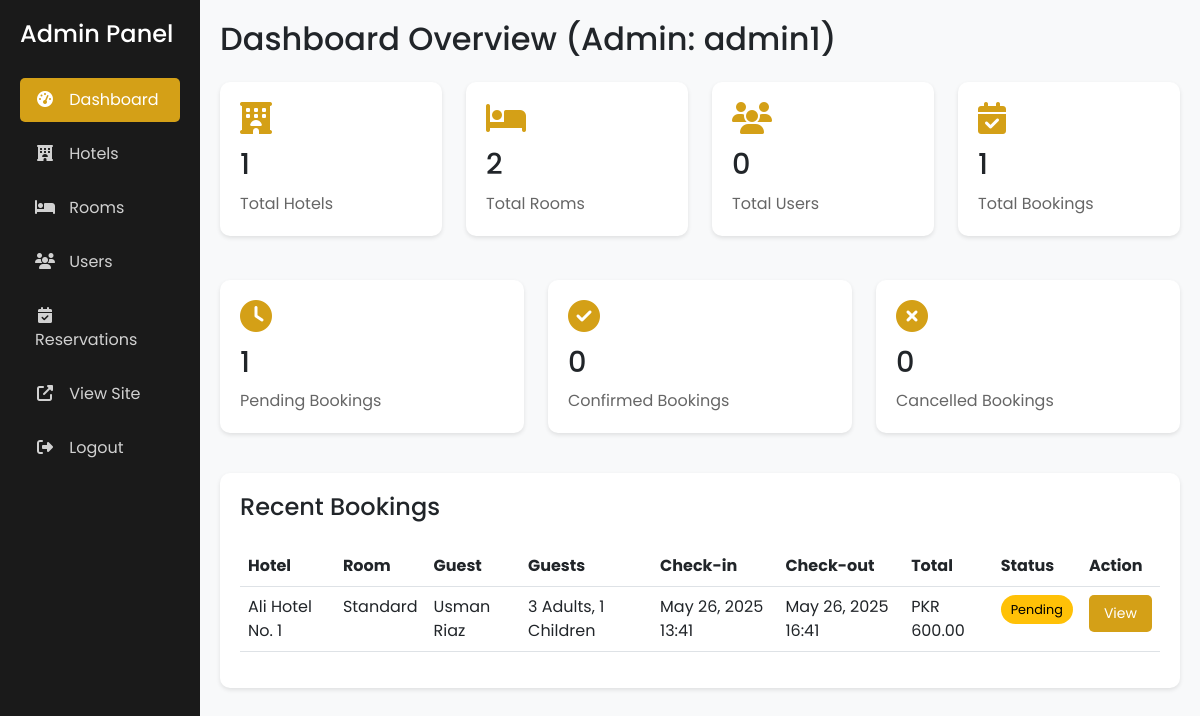
Page /admin/dashboard.php (signed in) on the committed database.
### tables this page shows
CREATE TABLE `bookings` (
  `id` int(11) NOT NULL,
  `user_id` int(11) NOT NULL,
  `hotel_id` int(11) NOT NULL,
  `room_id` int(11) NOT NULL,
  `check_in_date` datetime NOT NULL,
  `check_out_date` datetime NOT NULL,
  `adults` int(11) NOT NULL,
  `children` int(11) NOT NULL,
  `total_price` decimal(10,2) NOT NULL,
  `booking_status` enum('pending','confirmed','cancelled') DEFAULT 'pending',
  `created_at` timestamp NOT NULL DEFAULT current_timestamp(),
  `status` varchar(20) DEFAULT 'pending',
  `check_in` datetime DEFAULT NULL,
  `check_out` datetime DEFAULT NULL
);

CREATE TABLE `hotels` (
  `id` int(11) NOT NULL,
  `name` varchar(100) NOT NULL,
  `description` text DEFAULT NULL,
  `address` text NOT NULL,
  `city` varchar(50) NOT NULL,
  `phone` varchar(20) DEFAULT NULL,
  `email` varchar(100) DEFAULT NULL,
  `website` varchar(100) DEFAULT NULL,
  `image_url` varchar(255) DEFAULT NULL,
  `created_at` timestamp NOT NULL DEFAULT current_timestamp(),
  `updated_at` timestamp NOT NULL DEFAULT current_timestamp() ON UPDATE current_timestamp(),
  `vendor_id` int(11) NOT NULL
);

CREATE TABLE `rooms` (
  `id` int(11) NOT NULL,
  `hotel_id` int(11) NOT NULL,
  `room_type` enum('standard','deluxe','suite','presidential_suite') NOT NULL,
  `description` text DEFAULT NULL,
  `price_per_night` decimal(10,2) NOT NULL,
  `capacity` int(11) NOT NULL,
  `image_url` varchar(255) DEFAULT NULL,
  `amenities` text DEFAULT NULL,
  `status` enum('available','booked','maintenance') DEFAULT 'available',
  `created_at` timestamp NOT NULL DEFAULT current_timestamp(),
  `updated_at` timestamp NOT NULL DEFAULT current_timestamp() ON UPDATE current_timestamp()
);

CREATE TABLE `users` (
  `id` int(11) NOT NULL,
  `username` varchar(50) NOT NULL,
  `email` varchar(100) NOT NULL,
  `password` varchar(255) NOT NULL,
  `role` enum('admin','user') DEFAULT 'user',
  `created_at` timestamp NOT NULL DEFAULT current_timestamp(),
  `first_name` varchar(50) NOT NULL,
  `last_name` varchar(50) NOT NULL,
  `phone` varchar(20) DEFAULT NULL,
  `address` text DEFAULT NULL,
  `vendor_id` int(11) NOT NULL DEFAULT 0
);

### admin/dashboard.php (the view, shortened to what this page needs)
<?php
require_once '../config/database.php';
$stats = array();
$user_id = $_SESSION['user_id'];
$stmt = mysqli_prepare($conn, "SELECT COUNT(*) as total FROM hotels WHERE vendor_id = ?");
mysqli_stmt_bind_param($stmt, "i", $user_id);
mysqli_stmt_execute($stmt);
$result = mysqli_stmt_get_result($stmt);
if ($result) {
    $stats['hotels'] = mysqli_fetch_assoc($result)['total'] ?? 0;
} else {
    $stats['hotels'] = 0;
    error_log("Error fetching total hotels: " . mysqli_error($conn));
}
$stmt = mysqli_prepare($conn, "SELECT COUNT(*) as total FROM rooms r JOIN hotels h ON r.hotel_id = h.id WHERE h.vendor_id = ?");
mysqli_stmt_bind_param($stmt, "i", $user_id);
mysqli_stmt_execute($stmt);
$result = mysqli_stmt_get_result($stmt);
if ($result) {
    $stats['rooms'] = mysqli_fetch_assoc($result)['total'] ?? 0;
} else {
    $stats['rooms'] = 0;
    error_log("Error fetching total rooms: " . mysqli_error($conn));
}
$stmt = mysqli_prepare($conn, "SELECT COUNT(*) as total FROM users WHERE role != 'admin' AND vendor_id = ?");
mysqli_stmt_bind_param($stmt, "i", $user_id);
mysqli_stmt_execute($stmt);
$result = mysqli_stmt_get_result($stmt);
if ($result) {
    $stats['users'] = mysqli_fetch_assoc($result)['total'] ?? 0;
} else {
    $stats['users'] = 0;
    error_log("Error fetching total users: " . mysqli_error($conn));
}
$stmt = mysqli_prepare($conn, "SELECT COUNT(*) as total FROM bookings b JOIN hotels h ON b.hotel_id = h.id WHERE h.vendor_id = ?");
mysqli_stmt_bind_param($stmt, "i", $user_id);
mysqli_stmt_execute($stmt);
$result = mysqli_stmt_get_result($stmt);
if ($result) {
    $stats['bookings'] = mysqli_fetch_assoc($result)['total'] ?? 0;
} else {
    $stats['bookings'] = 0;
    error_log("Error fetching total bookings: " . mysqli_error($conn));
}
$stmt = mysqli_prepare($conn, "SELECT COUNT(*) as total FROM bookings b JOIN hotels h ON b.hotel_id = h.id WHERE h.vendor_id = ? AND b.booking_status = 'pending'");
mysqli_stmt_bind_param($stmt, "i", $user_id);
mysqli_stmt_execute($stmt);
$result = mysqli_stmt_get_result($stmt);
if ($result) {
    $stats['pending_bookings'] = mysqli_fetch_assoc($result)['total'] ?? 0;
} else {
    $stats['pending_bookings'] = 0;
    error_log("Error fetching pending bookings: " . mysqli_error($conn));
}
$stmt = mysqli_prepare($conn, "SELECT COUNT(*) as total FROM bookings b JOIN hotels h ON b.hotel_id = h.id WHERE h.vendor_id = ? AND b.booking_status = 'confirmed'");
mysqli_stmt_bind_param($stmt, "i", $user_id);
mysqli_stmt_execute($stmt);
$result = mysqli_stmt_get_result($stmt);
if ($result) {
    $stats['confirmed_bookings'] = mysqli_fetch_assoc($result)['total'] ?? 0;
} else {
    $stats['confirmed_bookings'] = 0;
    error_log("Error fetching confirmed bookings: " . mysqli_error($conn));
}
$stmt = mysqli_prepare($conn, "SELECT COUNT(*) as total FROM bookings b JOIN hotels h ON b.hotel_id = h.id WHERE h.vendor_id = ? AND b.booking_status = 'cancelled'");
mysqli_stmt_bind_param($stmt, "i", $user_id);
mysqli_stmt_execute($stmt);
$result = mysqli_stmt_get_result($stmt);
if ($result) {
    $stats['cancelled_bookings'] = mysqli_fetch_assoc($result)['total'] ?? 0;
} else {
    $stats['cancelled_bookings'] = 0;
    error_log("Error fetching cancelled bookings: " . mysqli_error($conn));
}
$stmt = mysqli_prepare($conn, "
    SELECT b.*, r.room_type, h.name as hotel_name, u.first_name, u.last_name, b.booking_status
    FROM bookings b
    JOIN rooms r ON b.room_id = r.id
    JOIN hotels h ON b.hotel_id = h.id
    JOIN users u ON b.user_id = u.id
    WHERE h.vendor_id = ?
    ORDER BY b.created_at DESC
    LIMIT 5
");
mysqli_stmt_bind_param($stmt, "i", $user_id);
mysqli_stmt_execute($stmt);
$recent_bookings = mysqli_stmt_get_result($stmt) ?: [];
 ?>
<!DOCTYPE html>
<html lang="en">
<head>
    <link href="https://cdn.jsdelivr.net/npm/bootstrap@5.3.0/dist/css/bootstrap.min.css" rel="stylesheet">
    <link rel="stylesheet" href="https://cdnjs.cloudflare.com/ajax/libs/font-awesome/6.4.2/css/all.min.css">
</head>
<body>
    <div class="container-fluid">
        <div class="row">
            <div class="col-md-3 col-lg-2 sidebar">
                <h4 class="mb-4">Admin Panel</h4>
                <nav class="nav flex-column">
                    <a class="nav-link active" href="dashboard.php"><i class="fas fa-tachometer-alt"></i> Dashboard</a>
                    <a class="nav-link" href="hotels.php"><i class="fas fa-hotel"></i> Hotels</a>
                    <a class="nav-link" href="rooms.php"><i class="fas fa-bed"></i> Rooms</a>
                    <a class="nav-link" href="users.php"><i class="fas fa-users"></i> Users</a>
                    <a class="nav-link" href="reservations.php"><i class="fas fa-calendar-check"></i> Reservations</a>
                    <a class="nav-link" href="../index.php" target="_blank"><i class="fas fa-external-link-alt"></i> View Site</a>
                    <a class="nav-link" href="../logout.php"><i class="fas fa-sign-out-alt"></i> Logout</a>
                </nav>
            </div>
            <div class="col-md-9 col-lg-10 main-content">
                <h2 class="mb-4">Dashboard Overview (Admin: <?php echo htmlspecialchars($_SESSION['username']); ?>)</h2>
                <div class="row">
                    <div class="col-md-3">
                        <div class="stat-card">
                            <i class="fas fa-hotel"></i>
                            <h3><?php echo htmlspecialchars($stats['hotels']); ?></h3>
                            <p>Total Hotels</p>
                        </div>
                    </div>
                    <div class="col-md-3">
                        <div class="stat-card">
                            <i class="fas fa-bed"></i>
                            <h3><?php echo htmlspecialchars($stats['rooms']); ?></h3>
                            <p>Total Rooms</p>
                        </div>
                    </div>
                    <div class="col-md-3">
                        <div class="stat-card">
                            <i class="fas fa-users"></i>
                            <h3><?php echo htmlspecialchars($stats['users']); ?></h3>
                            <p>Total Users</p>
                        </div>
                    </div>
                    <div class="col-md-3">
                        <div class="stat-card">
                            <i class="fas fa-calendar-check"></i>
                            <h3><?php echo htmlspecialchars($stats['bookings']); ?></h3>
                            <p>Total Bookings</p>
                        </div>
                    </div>
                </div>
                <div class="row mt-4">
                    <div class="col-md-4">
                        <div class="stat-card">
                            <i class="fas fa-clock"></i>
                            <h3><?php echo htmlspecialchars($stats['pending_bookings']); ?></h3>
                            <p>Pending Bookings</p>
                        </div>
                    </div>
                    <div class="col-md-4">
                        <div class="stat-card">
                            <i class="fas fa-check-circle"></i>
                            <h3><?php echo htmlspecialchars($stats['confirmed_bookings']); ?></h3>
                            <p>Confirmed Bookings</p>
                        </div>
                    </div>
                    <div class="col-md-4">
                        <div class="stat-card">
                            <i class="fas fa-times-circle"></i>
                            <h3><?php echo htmlspecialchars($stats['cancelled_bookings']); ?></h3>
                            <p>Cancelled Bookings</p>
                        </div>
                    </div>
                </div>
                <div class="recent-bookings">
                    <h4 class="mb-4">Recent Bookings</h4>
                    <div class="table-responsive">
                        <table class="table">
                            <thead>
                                <tr>
                                    <th>Hotel</th>
                                    <th>Room</th>
                                    <th>Guest</th>
                                    <th>Guests</th>
                                    <th>Check-in</th>
                                    <th>Check-out</th>
                                    <th>Total</th>
                                    <th>Status</th>
                                    <th>Action</th>
                                </tr>
                            </thead>
                            <tbody>
                                <?php if (mysqli_num_rows($recent_bookings) > 0): ?>
                                    <?php while ($booking = mysqli_fetch_assoc($recent_bookings)): ?>
                                        <tr>
                                            <td><?php echo htmlspecialchars($booking['hotel_name']); ?></td>
                                            <td><?php echo htmlspecialchars(ucfirst($booking['room_type'])); ?></td>
                                            <td><?php echo htmlspecialchars($booking['first_name'] . ' ' . $booking['last_name']); ?></td>
                                            <td><?php echo htmlspecialchars($booking['adults']) . ' Adults, ' . htmlspecialchars($booking['children']) . ' Children'; ?></td>
                                            <td><?php echo date('M d, Y H:i', strtotime($booking['check_in_date'])); ?></td>
                                            <td><?php echo date('M d, Y H:i', strtotime($booking['check_out_date'])); ?></td>
                                            <td>PKR <?php echo number_format($booking['total_price'], 2); ?></td>
                                            <td>
                                                <span class="status-badge status-<?php echo htmlspecialchars($booking['booking_status']); ?>">
                                                    <?php echo htmlspecialchars(ucfirst($booking['booking_status'])); ?>
                                                </span>
                                            </td>
                                            <td>
                                                <a href="reservations.php?user_id=<?php echo htmlspecialchars($booking['user_id']); ?>" class="btn btn-custom btn-sm">View</a>
                                            </td>
                                        </tr>
                                    <?php endwhile; ?>
                                <?php else: ?>
                                    <tr>
                                        <td colspan="9" class="text-center">No recent bookings found.</td>
                                    </tr>
                                <?php endif; ?>
                            </tbody>
                        </table>
                    </div>
                </div>
            </div>
        </div>
    </div>
</body>
</html>

### admin/dashboard.php (style rules this page uses)
body { font-family: 'Poppins', sans-serif; background-color: #f8f9fa; }
.sidebar { background: #1a1a1a; color: white; min-height: 100vh; padding: 20px; }
.sidebar .nav-link { color: rgba(255, 255, 255, 0.8); padding: 10px 15px; margin: 5px 0; border-radius: 5px; transition: all 0.3s; }
.sidebar .nav-link.active { background: #d4a017; color: white; }
.sidebar .nav-link i { margin-right: 10px; width: 20px; text-align: center; }
.main-content { padding: 20px; }
.stat-card { background: white; border-radius: 10px; padding: 20px; margin-bottom: 20px; box-shadow: 0 2px 4px rgba(0,0,0,0.1); transition: transform 0.3s; }
.stat-card i { font-size: 2rem; color: #d4a017; }
.stat-card h3 { font-size: 1.8rem; margin: 10px 0; }
.stat-card p { color: #666; margin: 0; }
.recent-bookings { background: white; border-radius: 10px; padding: 20px; margin-top: 20px; box-shadow: 0 2px 4px rgba(0,0,0,0.1); }
.btn-custom { background-color: #d4a017; color: white; border: none; padding: 8px 15px; border-radius: 5px; transition: all 0.3s; }
.status-badge { padding: 5px 10px; border-radius: 15px; font-size: 0.8rem; display: inline-block; }
.status-pending { background-color: #ffc107; color: black; }

### rows in the picture
bookings: hotel.name "Ali Hotel No. 1", room.room_type "Standard", user.last_name "Usman Riaz", adults "3", children "1", check_in_date "May 26, 2025 13:41", check_out_date "May 26, 2025 16:41", total_price "600.00", booking_status "Pending"

### other values in the picture
$_SESSION['username'] "admin1"
$stats['hotels'] "1"
$stats['rooms'] "2"
$stats['users'] "0"
$stats['bookings'] "1"
$stats['pending_bookings'] "1"
$stats['confirmed_bookings'] "0"
$stats['cancelled_bookings'] "0"
